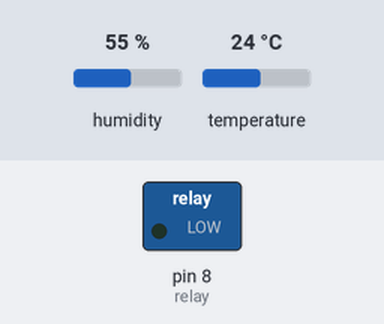
The sketch below on a simulated Arduino Uno, built with avr-gcc and run on an emulated ATmega328P. Parts: switched loads named in the sketch (green lamp = pin HIGH). The test bench sets the inputs (shaded band); at power-on: temperature 24 °C, humidity 55 %. What the sketch prints to the serial monitor is not drawn.

Above: at 2.8 s.
2.9 s: temperature set to 29 °C
7.2 s: temperature set to 32 °C
At 10.8 s:
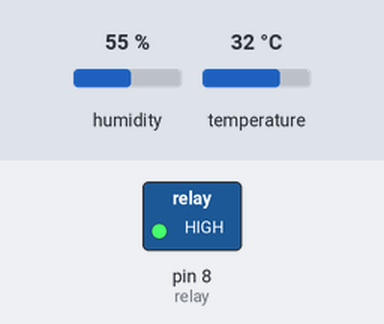
11.6 s: temperature set to 29 °C
15.3 s: temperature set to 26 °C
At 19.2 s:
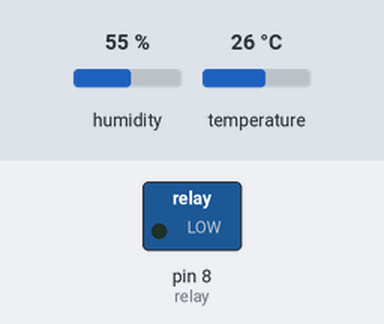
19.7 s: temperature set to 33 °C
At 22.8 s:
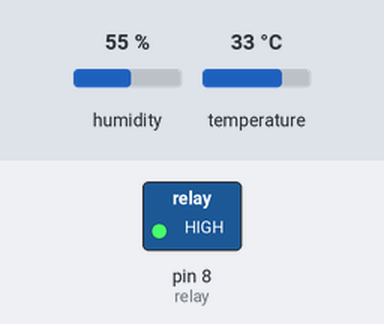
Timing chart, 0 to 24.3 s (numbered marks = the images above; inputs shaded):
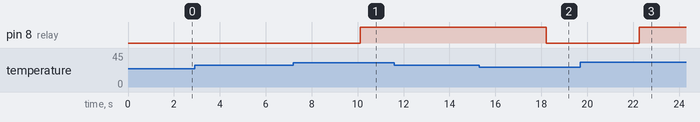

Measured:
- the behaviour switches between 30 and 31 °C on temperature (found by bisection; images 0 and 1)
- the behaviour switches between 28 and 27 °C on temperature (found by bisection; images 1 and 2)
- after the input at 2.9 s, every drawn part: stays the same
- after the input at 7.2 s, pin 8 (relay): LOW → HIGH after 2.9 s
- after the input at 11.6 s, every drawn part: stays the same
- after the input at 15.3 s, pin 8 (relay): HIGH → LOW after 2.9 s
- after the input at 19.7 s, pin 8 (relay): LOW → HIGH after 2.6 s

The sketch:

Tubes_S.A.ino
```cpp
#include <DHT.h>
#define DHTTYPE DHT11

const int DHTPin = 2; //bisa diganti dengan pin digital input lain
DHT dht(DHTPin, DHTTYPE);
int relay = 8;

void setup(){
  Serial.begin(9600);
  dht.begin();
  pinMode(relay,OUTPUT);
}
void loop(){
  float t = dht.readTemperature(); //untuk suhu dalam bentuk celcius

  Serial.print("Suhu      : ");
  Serial.print(t);
  Serial.println(" °C ");
  Serial.print ("========== ");
  delay(2000);

  if(t < 28){
  digitalWrite(relay,LOW);
  Serial.println(" Lampu Menyala");
  }
  if(t > 30){
  digitalWrite(relay,HIGH);
  Serial.println(" Lampu Mati");
    }
}
```
